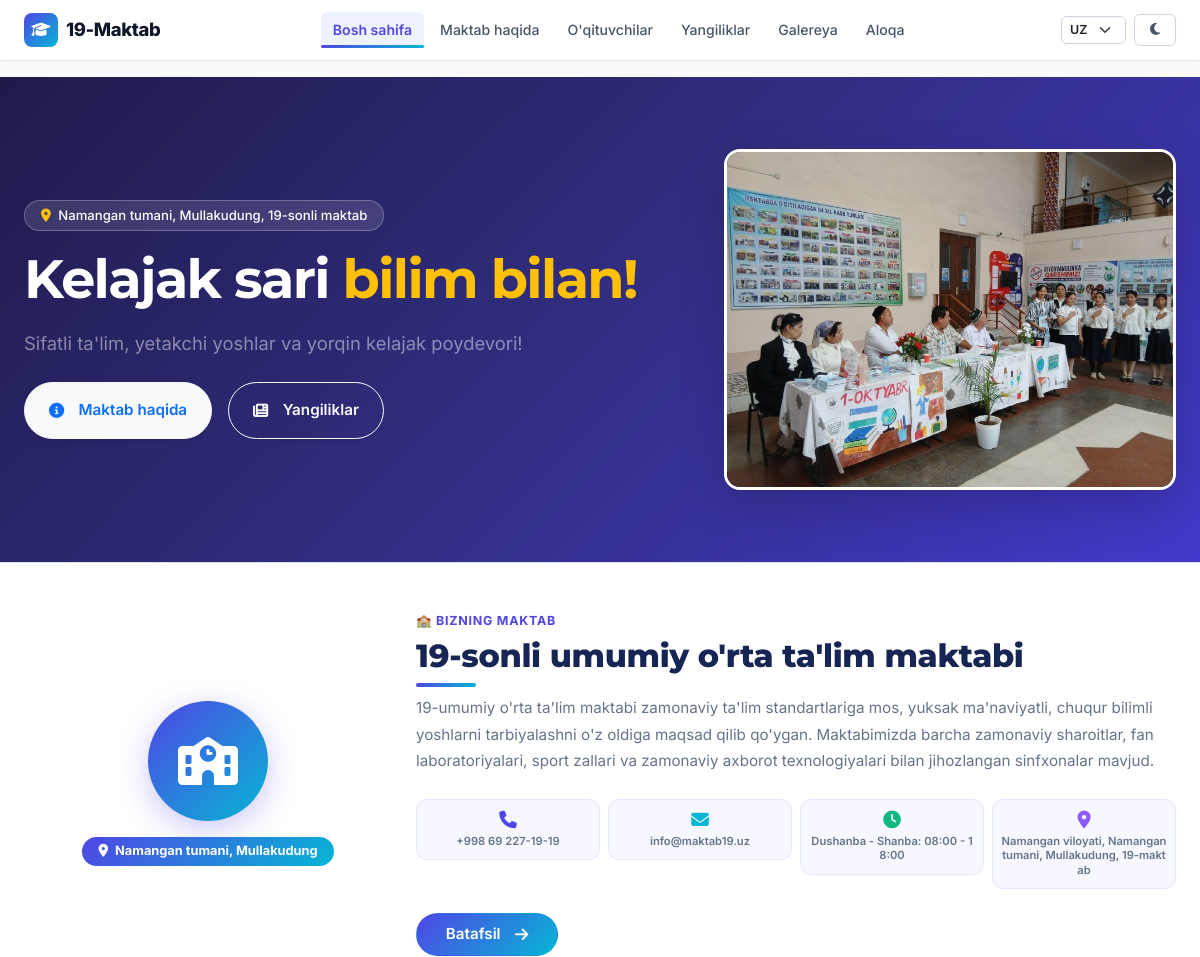
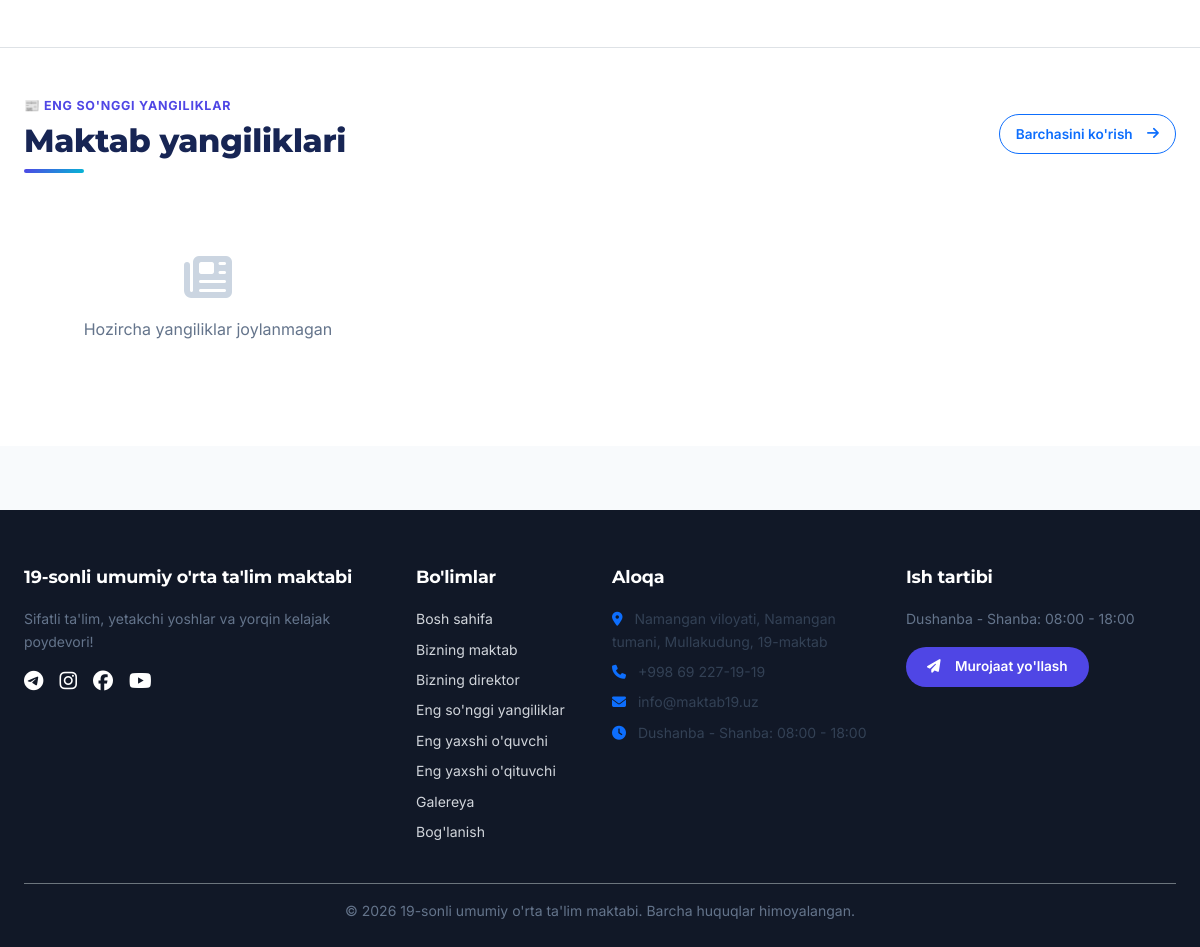
/, run on an earlier commit of the app's database (2 pictures, top to bottom).
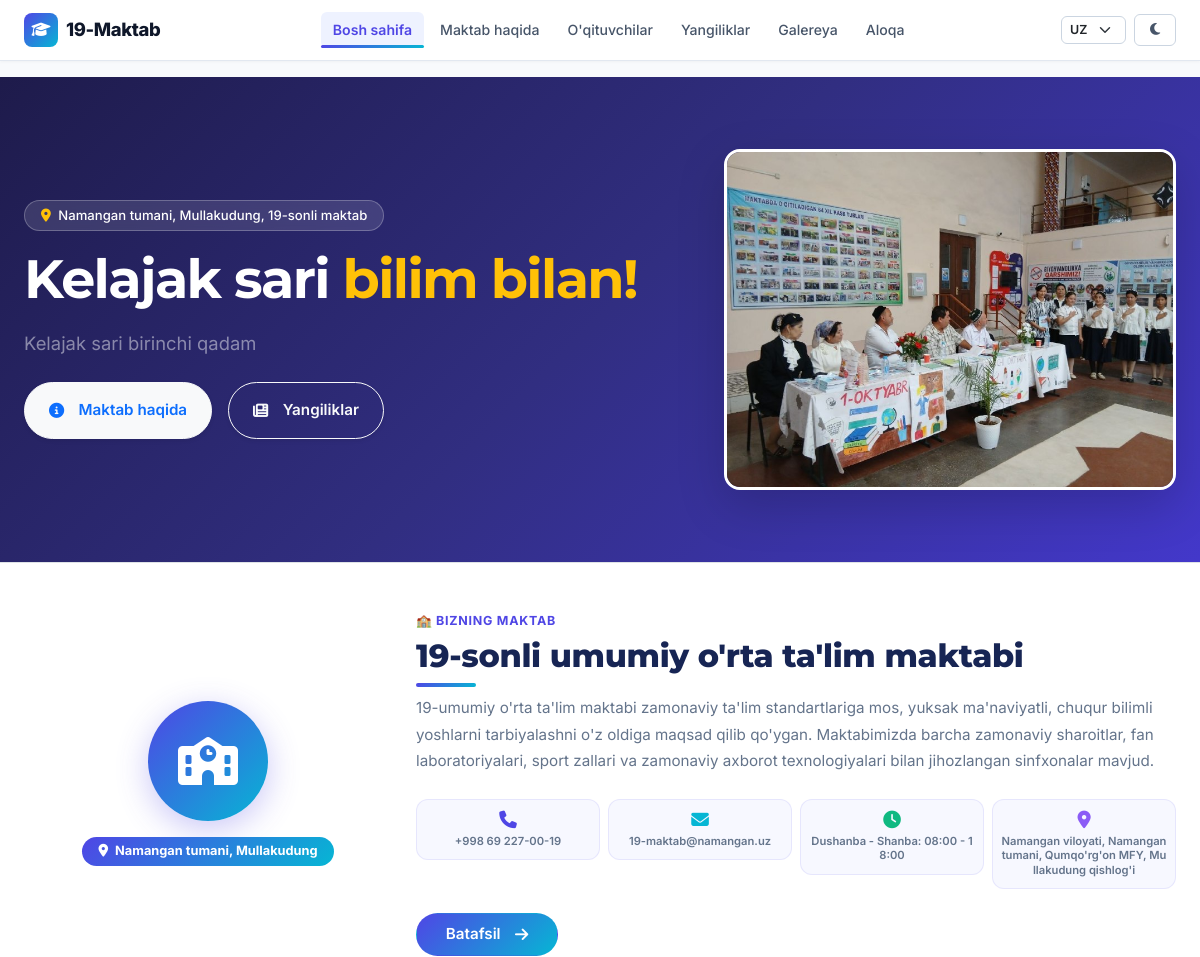
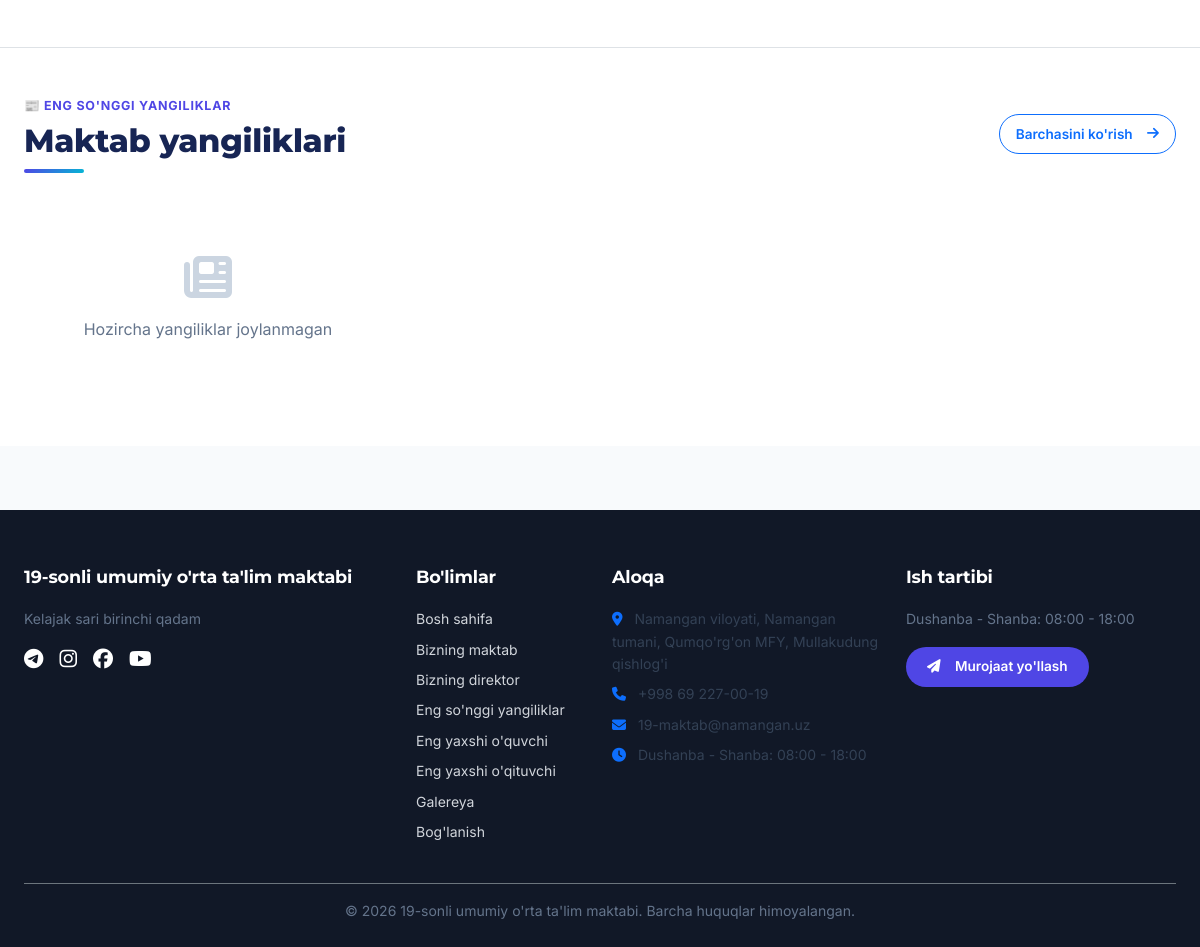
And on a later commit of the database (2 pictures, top to bottom).
### apps/core/models.py (models this page shows, shortened)
class SiteSettings(models.Model):
    school_name = models.CharField(max_length=200, verbose_name="Maktab nomi (UZ)")
    school_name_ru = models.CharField(max_length=200, blank=True, verbose_name="Maktab nomi (RU)")
    school_name_en = models.CharField(max_length=200, blank=True, verbose_name="Maktab nomi (EN)")
    tagline = models.CharField(max_length=300, blank=True, verbose_name="Shior (UZ)")
    tagline_ru = models.CharField(max_length=300, blank=True, verbose_name="Shior (RU)")
    tagline_en = models.CharField(max_length=300, blank=True, verbose_name="Shior (EN)")
    hero_image = models.ImageField(upload_to='site/', blank=True, null=True, verbose_name="Bosh sahifa rasmi")
    about_text = models.TextField(blank=True, verbose_name="Maktab haqida (UZ)")
    about_text_ru = models.TextField(blank=True, verbose_name="Maktab haqida (RU)")
    about_text_en = models.TextField(blank=True, verbose_name="Maktab haqida (EN)")
    director_name = models.CharField(max_length=200, blank=True, verbose_name="Direktor F.I.Sh")
    director_message = models.TextField(blank=True, verbose_name="Direktor murojaati")
    director_photo = models.ImageField(upload_to='director/', blank=True, null=True, verbose_name="Direktor rasmi")
    phone = models.CharField(max_length=50, blank=True, verbose_name="Telefon raqam")
    email = models.EmailField(blank=True, verbose_name="Elektron pochta")
    address = models.TextField(blank=True, verbose_name="Manzil (UZ)")
    address_ru = models.TextField(blank=True, verbose_name="Manzil (RU)")
    address_en = models.TextField(blank=True, verbose_name="Manzil (EN)")
    working_hours = models.CharField(max_length=200, blank=True, verbose_name="Ish vaqti")
    facebook_url = models.URLField(blank=True, verbose_name="Facebook havolasi")
    telegram_url = models.URLField(blank=True, verbose_name="Telegram havolasi")
    instagram_url = models.URLField(blank=True, verbose_name="Instagram havolasi")
    youtube_url = models.URLField(blank=True, verbose_name="YouTube havolasi")
    primary_color = models.CharField(max_length=7, default='#4F46E5', verbose_name="Asosiy rang")
    secondary_color = models.CharField(max_length=7, default='#06B6D4', verbose_name="Qo'shimcha rang")
    accent_color = models.CharField(max_length=7, default='#FACC15', verbose_name="Urg'u rangi")
    class Meta:
        verbose_name = 'Sayt sozlamalari'
        verbose_name_plural = 'Sayt sozlamalari'
    @property
    def localized_name(self):
        lang = get_language() or 'uz'
        if lang.startswith('ru') and self.school_name_ru:
            return self.school_name_ru
        if lang.startswith('en') and self.school_name_en:
            return self.school_name_en
        return self.school_name
    @property
    def localized_tagline(self):
        lang = get_language() or 'uz'
        if lang.startswith('ru') and self.tagline_ru:
            return self.tagline_ru
        if lang.startswith('en') and self.tagline_en:
            return self.tagline_en
        return self.tagline
    @property
    def localized_about(self):
        lang = get_language() or 'uz'
        if lang.startswith('ru') and self.about_text_ru:
            return self.about_text_ru
        if lang.startswith('en') and self.about_text_en:
            return self.about_text_en
        return self.about_text
    @property
    def localized_address(self):
        lang = get_language() or 'uz'
        if lang.startswith('ru') and self.address_ru:
            return self.address_ru
        if lang.startswith('en') and self.address_en:
            return self.address_en
        return self.address

### apps/core/views.py (the view)
# urls.py: path('', views.home_view, name='home'),
def home_view(request):
    if ':9000' in request.get_host():
        return redirect('dashboard_home')
    site_settings_obj = SiteSettings.objects.first()
    statistics = Statistic.objects.filter(is_active=True).order_by('order')
    featured_teachers = Teacher.objects.filter(is_active=True, is_featured=True).order_by('order')[:8]
    latest_news = News.objects.filter(status='published').order_by('-published_at', '-created_at')[:6]
    carousel_news = News.objects.filter(status='published').order_by('-is_featured', '-published_at')[:5]
    recent_achievements = Achievement.objects.filter(is_active=True).order_by('-date')[:4]
    gallery_preview = GalleryImage.objects.filter(is_active=True).order_by('order', '-created_at')[:6]
    best_teacher = Teacher.objects.filter(is_active=True, is_featured=True).order_by('-experience_years').first()
    best_student = Achievement.objects.filter(
        is_active=True, place__in=['1', '1-o\'rin', '1st', 'Birinchi']
    ).order_by('-date').first()
    if not best_student:
        best_student = Achievement.objects.filter(is_active=True).order_by('-date').first()
    context = {
        'site_settings': site_settings_obj,
        'statistics': statistics,
        'featured_teachers': featured_teachers,
        'latest_news': latest_news,
        'carousel_news': carousel_news,
        'recent_achievements': recent_achievements,
        'gallery_preview': gallery_preview,
        'best_teacher': best_teacher,
        'best_student': best_student,
    }
    return render(request, 'home.html', context)

### apps/core/context_processors.py (called while the page is built)
def site_settings(request):
    settings_obj = SiteSettings.objects.first()
    return {
        'site_settings': settings_obj,
    }

### templates/home.html (shortened to what the changed rows need)
{% extends 'base.html' %}
{% load i18n static %}
{% block content %}
<section class="hero-section py-4 py-lg-5" id="home"
         style="background: linear-gradient(135deg, #1E1B4B 0%, #312E81 50%, #4338CA 100%); color: #fff;">
  <div class="container py-3 py-md-4">
    <div class="row align-items-center g-4 g-lg-5">
      <div class="col-lg-7 text-center text-lg-start">
        <span class="badge rounded-pill px-3 py-2 mb-3 border border-white border-opacity-25"
              style="background: rgba(255, 255, 255, 0.12); backdrop-filter: blur(8px); font-size: 0.82rem; font-weight: 500;">
          <i class="fas fa-map-marker-alt text-warning me-1"></i> Namangan tumani, Mullakudung, 19-sonli maktab
        </span>
        <h1 class="hero-title mb-3 fw-bold text-white" style="font-size: clamp(2.2rem, 4.5vw, 3.4rem); line-height: 1.2;">
          Kelajak sari <span class="text-warning">bilim bilan!</span>
        </h1>
        <p class="hero-subtitle mb-4 text-white-50 mx-auto mx-lg-0" style="font-size: clamp(1rem, 2vw, 1.15rem); line-height: 1.65; max-width: 520px;">
          {{ site_settings.localized_tagline|default:"Sifatli ta'lim, yetakchi yoshlar va yorqin kelajak poydevori!" }}
        </p>
        <div class="d-flex flex-wrap gap-3 justify-content-center justify-content-lg-start">
          <a href="{% url 'about' %}" class="btn btn-light rounded-pill px-4 py-2 py-sm-3 fw-semibold text-primary shadow-sm" style="font-size: 0.95rem;">
          </a>
          <a href="{% url 'news:list' %}" class="btn btn-outline-light rounded-pill px-4 py-2 py-sm-3 fw-semibold shadow-sm" style="font-size: 0.95rem;">
          </a>
        </div>
      </div>
    </div>
  </div>
</section>
<section class="py-4 py-md-5 bg-white border-top" id="bizning-maktab">
  <div class="container">
    <div class="row align-items-center g-4">
      <div class="col-md-8">
        <div class="section-label">🏫 Bizning maktab</div>
        <h2 class="section-title">{{ site_settings.localized_name|default:"19-umumiy o'rta ta'lim maktabi" }}</h2>
        <p class="text-muted mb-4" style="line-height:1.75; font-size: 0.95rem;">
          {{ site_settings.localized_about|default:"19-umumiy o'rta ta'lim maktabi zamonaviy ta'lim standartlariga mos, yuksak ma'naviyatli, chuqur bilimli yoshlarni tarbiyalashni o'z oldiga maqsad qilib qo'ygan. Maktabimizda barcha zamonaviy sharoitlar, fan laboratoriyalari, sport zallari va zamonaviy axborot texnologiyalari bilan jihozlangan sinfxonalar mavjud." }}
        </p>
        <div class="row g-2">
          <div class="col-6 col-sm-3">
            <a href="tel:{{ site_settings.phone|default:'+998692271919' }}" class="mini-info-card text-decoration-none" style="--mc:var(--royal-blue)">
              <i class="fas fa-phone"></i>
              <span>{{ site_settings.phone|default:"+998 69 227-19-19" }}</span>
            </a>
          </div>
          <div class="col-6 col-sm-3">
            <a href="mailto:{{ site_settings.email|default:'info@maktab19.uz' }}" class="mini-info-card text-decoration-none" style="--mc:var(--electric-cyan)">
              <i class="fas fa-envelope"></i>
              <span>{{ site_settings.email|default:"info@maktab19.uz" }}</span>
            </a>
          </div>
          <div class="col-6 col-sm-3">
            <div class="mini-info-card" style="--mc:#10B981">
              <i class="fas fa-clock"></i>
              <span>{{ site_settings.working_hours|default:"08:00–18:00" }}</span>
            </div>
          </div>
          <div class="col-6 col-sm-3">
            <div class="mini-info-card" style="--mc:#8B5CF6">
              <i class="fas fa-map-marker-alt"></i>
              <span>{{ site_settings.localized_address|default:"Mullakudung" }}</span>
            </div>
          </div>
        </div>
        <a href="{% url 'about' %}" class="btn mt-4"
           style="background:linear-gradient(135deg,#4F46E5,#06B6D4);color:#fff;border-radius:50px;padding:.55rem 1.8rem;font-weight:600;">
          Batafsil <i class="fas fa-arrow-right ms-1"></i>
        </a>
      </div>
    </div>
  </div>
</section>
<section class="py-5 bg-white border-top" id="eng-yangiliklar">
  <div class="container">
    <div class="d-flex justify-content-between align-items-center mb-4 flex-wrap gap-2">
      <div>
        <h2 class="section-title mb-0">Maktab yangiliklari</h2>
      </div>
    </div>
  </div>
</section>
{% endblock %}

### templates/base.html (shortened to what the changed rows need)
{% load i18n static %}
<!DOCTYPE html>
<html lang="{{ LANGUAGE_CODE|default:'uz' }}">
<head>
    <link href="https://cdn.jsdelivr.net/npm/bootstrap@5.3.3/dist/css/bootstrap.min.css" rel="stylesheet">
    <link rel="stylesheet" href="https://cdnjs.cloudflare.com/ajax/libs/font-awesome/6.5.1/css/all.min.css">
    <link rel="stylesheet" href="{% static 'css/main.css' %}">
    <link rel="stylesheet" href="{% static 'css/style.css' %}">
</head>
<body>
                        {% get_current_language as CURRENT_LANGUAGE %}
    <main>
        {% block content %}{% endblock %}
    </main>
    <footer>
        <div class="container">
            <div class="row g-4 mb-4">
                <div class="col-lg-4 col-md-6">
                    <h5 class="footer-title">{{ site_settings.localized_name|default:"19-Maktab" }}</h5>
                    <p class="small text-muted">{{ site_settings.localized_tagline|default:"Zamonaviy ta'lim va ma'naviyat maskani." }}</p>
                    <div class="d-flex gap-3 mt-3">
                        {% if site_settings.telegram_url %}
                            <a href="{{ site_settings.telegram_url }}" target="_blank" class="text-white"><i class="fab fa-telegram fa-lg"></i></a>
                        {% endif %}
                        {% if site_settings.instagram_url %}
                            <a href="{{ site_settings.instagram_url }}" target="_blank" class="text-white"><i class="fab fa-instagram fa-lg"></i></a>
                        {% endif %}
                        {% if site_settings.facebook_url %}
                            <a href="{{ site_settings.facebook_url }}" target="_blank" class="text-white"><i class="fab fa-facebook fa-lg"></i></a>
                        {% endif %}
                        {% if site_settings.youtube_url %}
                            <a href="{{ site_settings.youtube_url }}" target="_blank" class="text-white"><i class="fab fa-youtube fa-lg"></i></a>
                        {% endif %}
                    </div>
                </div>
                <div class="col-lg-2 col-md-6">
                </div>
                <div class="col-lg-3 col-md-6">
                    <ul class="list-unstyled small text-muted d-flex flex-column gap-2">
                        <li><i class="fas fa-map-marker-alt me-2 text-primary"></i> {{ site_settings.localized_address|default:"Namangan viloyati, Namangan tumani, Mullakudung, 19-maktab" }}</li>
                        <li><i class="fas fa-phone me-2 text-primary"></i> {{ site_settings.phone|default:"+998 69 227-19-19" }}</li>
                        <li><i class="fas fa-envelope me-2 text-primary"></i> {{ site_settings.email|default:"info@maktab19.uz" }}</li>
                        <li><i class="fas fa-clock me-2 text-primary"></i> {{ site_settings.working_hours|default:"08:00 - 18:00" }}</li>
                    </ul>
                </div>
                <div class="col-lg-3 col-md-6">
                    <h5 class="footer-title">{% trans "Ish tartibi" %}</h5>
                    <p class="small text-muted">{{ site_settings.working_hours|default:"Dushanba - Shanba: 08:00 - 18:00" }}</p>
                    <a href="{% url 'contacts:contact' %}" class="btn btn-sm text-white" style="background-color: var(--primary);">
                        <i class="fas fa-paper-plane me-1"></i> {% trans "Murojaat yo'llash" %}
                    </a>
                </div>
            </div>
            <div class="border-top border-secondary pt-3 text-center small text-muted">
                &copy; {% now "Y" %} {{ site_settings.localized_name|default:"19-Maktab" }}. {% trans "Barcha huquqlar himoyalangan." %}
            </div>
        </div>
    </footer>
</body>
</html>

What changed in the data, as far as the page shows it:
changed SiteSettings "19-sonli umumiy o'rta ta'lim maktabi": localized_tagline "Sifatli ta'lim, yetakchi yoshlar va yorqin kelajak poydevori!" → "Kelajak sari birinchi qadam"; phone "+998 69 227-19-19" → "+998 69 227-00-19"; email "info@maktab19.uz" → "19-maktab@namangan.uz"; localized_address "Namangan viloyati, Namangan tumani, Mullakudung, 19-maktab" → "Namangan viloyati, Namangan tumani, Qumqo'rg'on MFY, Mullakudung qishlog'i"
